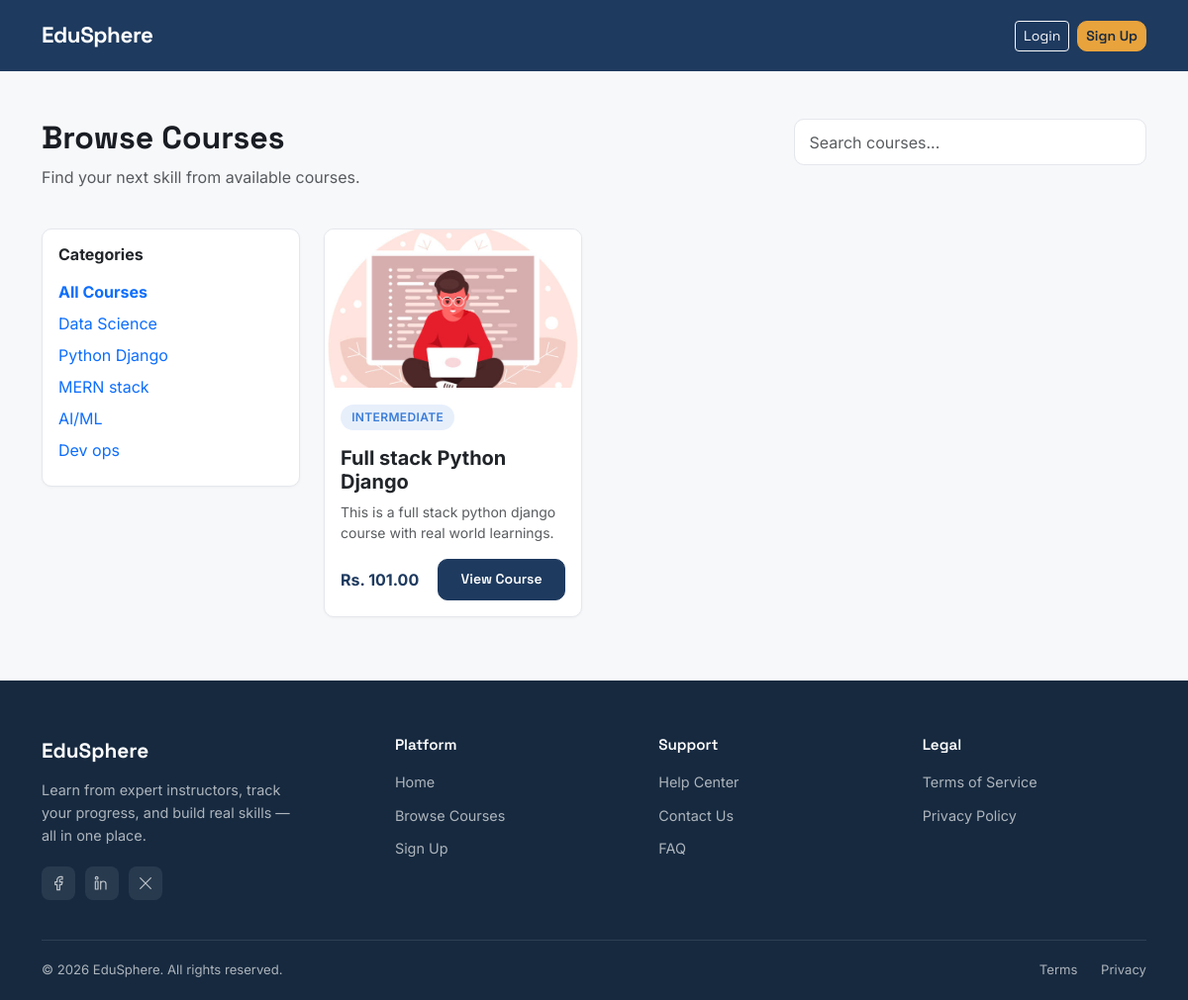
Page /courses/ on the earlier database version.
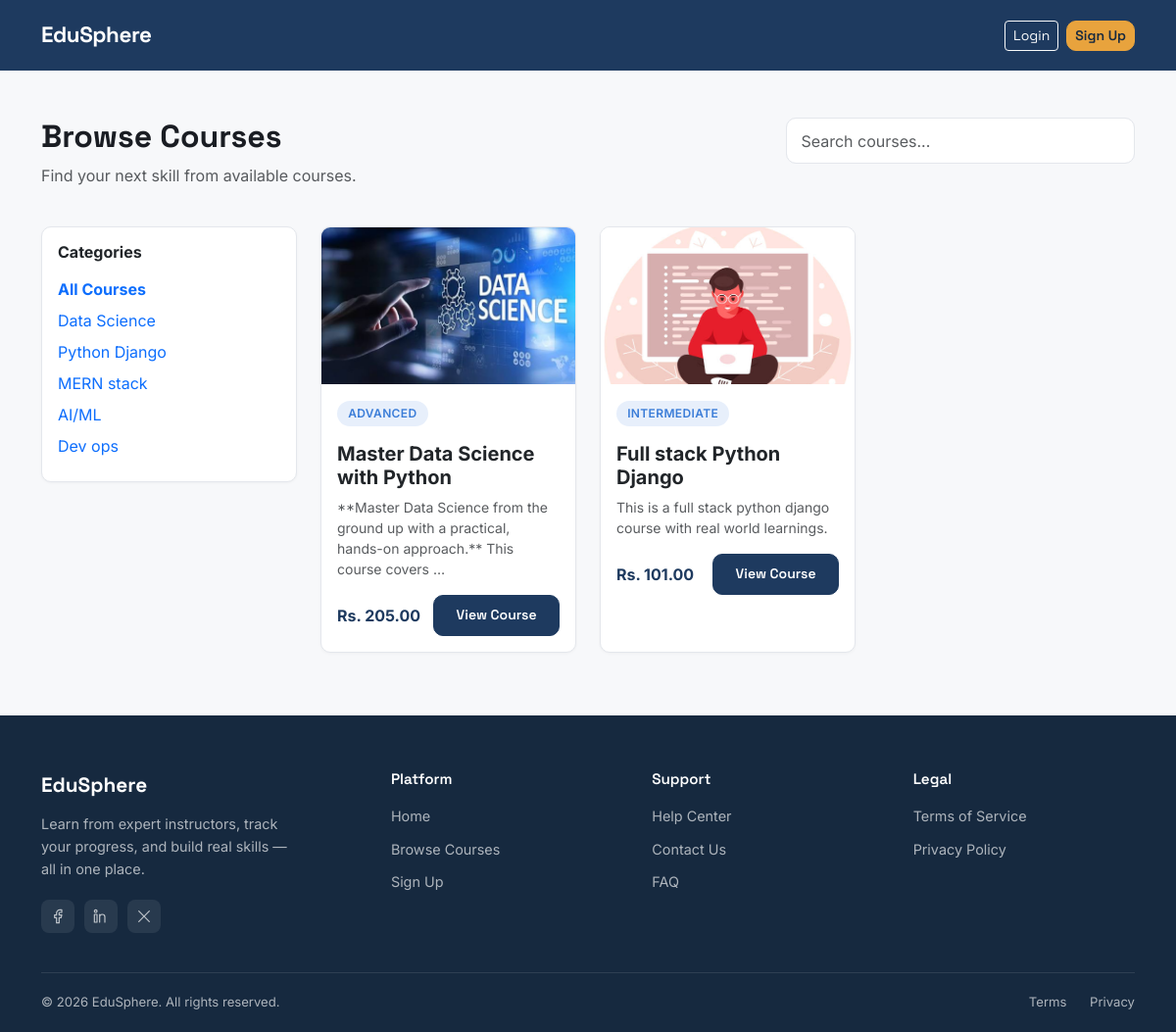
Same page on the later database version.
### courses/models.py (models this page shows, shortened)
class Category(models.Model):
    name = models.CharField(max_length=100, unique=True)
    slug = models.SlugField(unique=True, blank=True)
    class Meta:
        verbose_name_plural = "Categories"

class Course(models.Model):
    class Level(models.TextChoices):
        BEGINNER = "beginner", "Beginner"
        INTERMEDIATE = "intermediate", "Intermediate"
        ADVANCED = "advanced", "Advanced"
    instructor = models.ForeignKey(
        settings.AUTH_USER_MODEL,
        on_delete=models.CASCADE,
        related_name="courses",
        limit_choices_to={'role': 'instructor'}
    )
    category = models.ForeignKey(Category, on_delete=models.SET_NULL, null=True, related_name="courses")
    title = models.CharField(max_length=200)
    slug = models.SlugField(unique=True, blank=True)
    description = models.TextField()
    thumbnail = models.ImageField(upload_to="course_thumbnails/", blank=True, null=True)
    level = models.CharField(max_length=20, choices=Level.choices, default=Level.BEGINNER)
    price = models.DecimalField(max_digits=8, decimal_places=2, default=0)
    is_published = models.BooleanField(default=False)
    created_at = models.DateTimeField(auto_now_add=True)
    updated_at = models.DateTimeField(auto_now=True)
    class Meta:
        ordering = ['-created_at']

### courses/views.py (the view)
# urls.py: path('', views.CourseListView.as_view(), name='course_list'),
class CourseListView(ListView):
    model = Course
    template_name = 'courses/course_list.html'
    context_object_name = 'courses'
    paginate_by = 9
    def get_queryset(self):
        queryset = Course.objects.filter(is_published=True)
        category_slug = self.request.GET.get('category')
        query = self.request.GET.get('q')
        if category_slug:
            queryset = queryset.filter(category__slug=category_slug)
        if query:
            queryset = queryset.filter(title__icontains=query)
        return queryset
    def get_context_data(self, **kwargs):
        context = super().get_context_data(**kwargs)
        context['categories'] = Category.objects.all()
        return context

### courses/templates/courses/course_list.html (shortened to what this page needs)
{% extends 'base.html' %}
{% block content %}
<div class="container mt-5">
    <div class="row mb-4">
        <div class="col-md-8">
            <h2 class="fw-bold">Browse Courses</h2>
            <p class="text-muted">Find your next skill from {{ courses.paginator.count }} available courses.</p>
        </div>
        <div class="col-md-4">
            <form method="GET">
                <input type="text" name="q" class="form-control" placeholder="Search courses..." value="{{ request.GET.q }}">
            </form>
        </div>
    </div>
    <div class="row">
        <div class="col-md-3 mb-4">
            <div class="card p-3">
                <h6 class="fw-bold mb-3">Categories</h6>
                <a href="{% url 'courses:course_list' %}" class="d-block mb-2 text-decoration-none {% if not request.GET.category %}fw-bold{% endif %}">All Courses</a>
                {% for cat in categories %}
                    <a href="?category={{ cat.slug }}" class="d-block mb-2 text-decoration-none {% if request.GET.category == cat.slug %}fw-bold{% endif %}">{{ cat.name }}</a>
                {% endfor %}
            </div>
        </div>
        <div class="col-md-9">
            <div class="row g-4">
                {% for course in courses %}
                <div class="col-md-4">
                    <div class="card course-card h-100">
                        {% if course.thumbnail %}
                            <img src="{{ course.thumbnail.url }}" class="card-img-top course-thumb" alt="{{ course.title }}">
                        {% else %}
                            <div class="course-thumb-placeholder">📘</div>
                        {% endif %}
                        <div class="card-body">
                            <span class="role-badge student mb-2">{{ course.level }}</span>
                            <h5 class="fw-bold mt-2">{{ course.title }}</h5>
                            <p class="text-muted small">{{ course.description|truncatewords:15 }}</p>
                            <div class="d-flex justify-content-between align-items-center mt-3">
                                <span class="fw-bold" style="color: var(--ink);">
                                    {% if course.price > 0 %}Rs. {{ course.price }}{% else %}Free{% endif %}
                                </span>
                                <a href="{% url 'courses:course_detail' course.slug %}" class="btn btn-primary btn-sm">View Course</a>
                            </div>
                        </div>
                    </div>
                </div>
                {% empty %}
                <p class="text-muted">No courses found.</p>
                {% endfor %}
            </div>
        </div>
    </div>
</div>
{% endblock %}

Differences in the rows shown:
added Course: thumbnail (picture), level "ADVANCED", title "Master Data Science with Python", description "**Master Data Science from the ground up with a practical, hands-on approach.** This course covers …", price "205.00"
